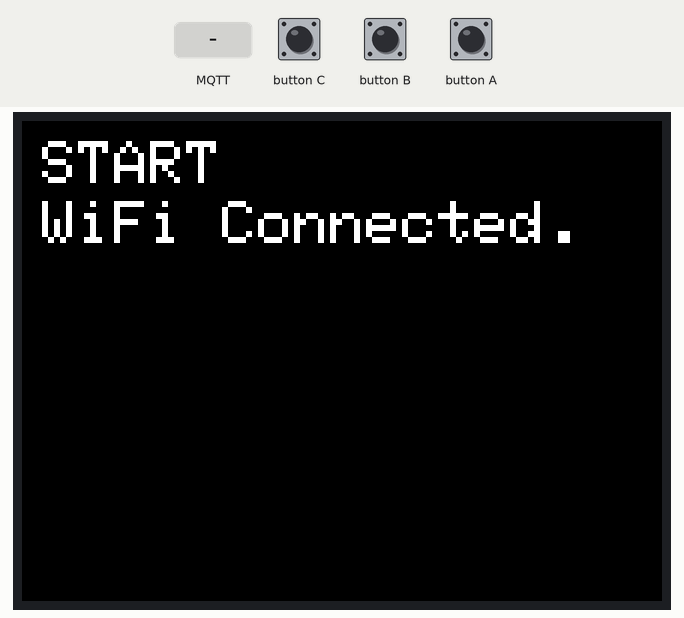
Bench run of a sketch on a simulated ESP32. Parts: 320×240 colour display. The test bench sets the inputs (shaded band). WiFi joins after 1.5 s; servers stay silent unless stated; EEPROM starts erased; no MQTT or app messages arrive unless stated; what the sketch prints to the serial monitor is not drawn.

Above: at 2.9 s.
3.0 s: button B pressed for 0.15 s
At 3.7 s:
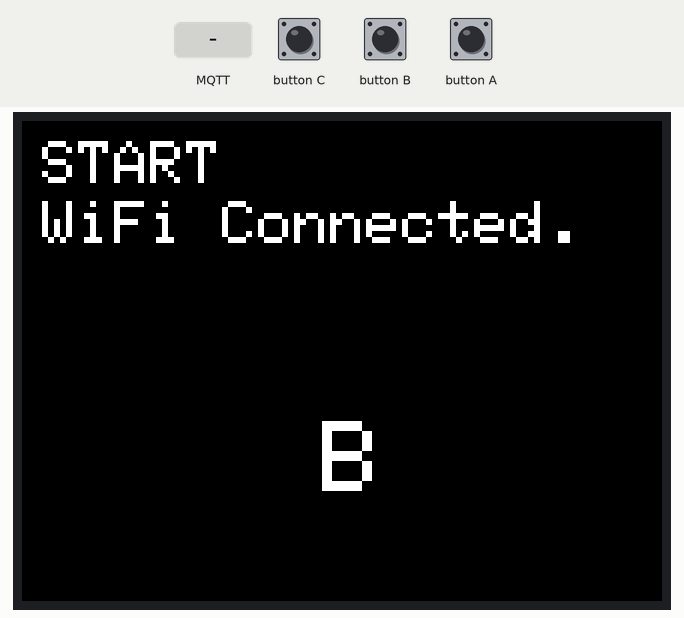
4.6 s: button C pressed for 0.15 s
At 5.9 s:
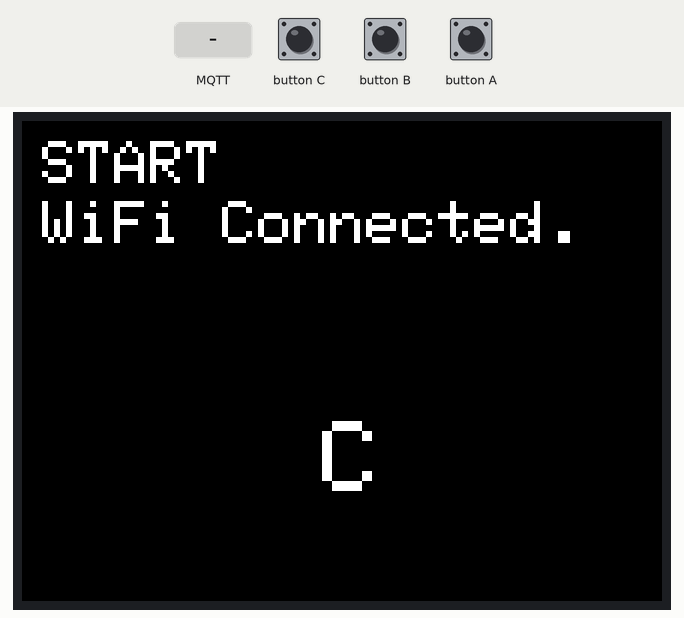
6.2 s: button A pressed for 0.15 s
At 7.3 s:
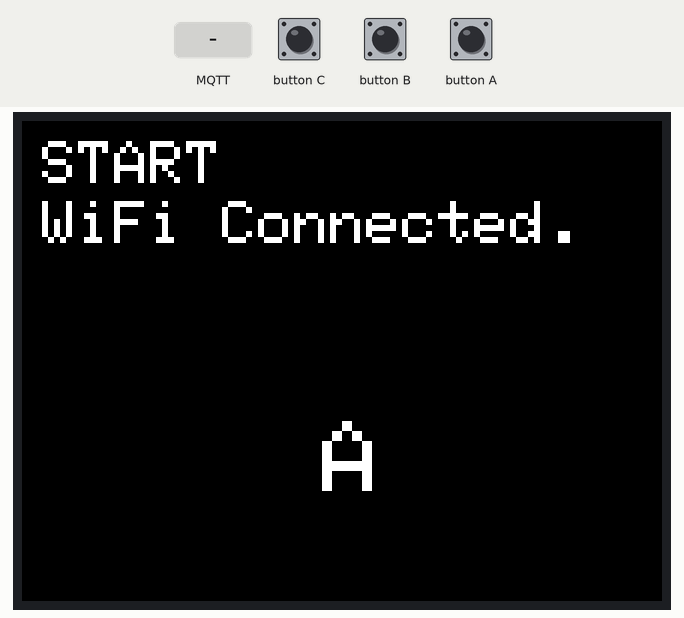
7.8 s: MQTT message "1" arrives on the first subscribed topic
At 9.0 s:
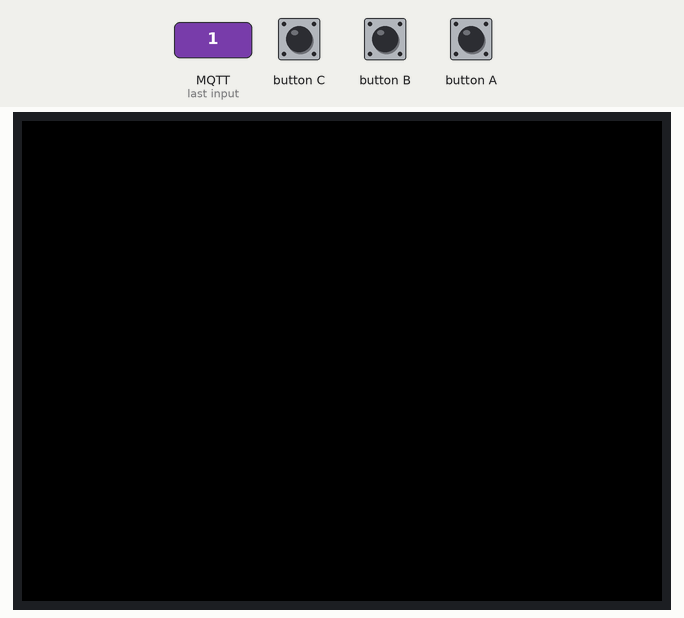
9.3 s: button C pressed for 1 s
At 10.9 s:
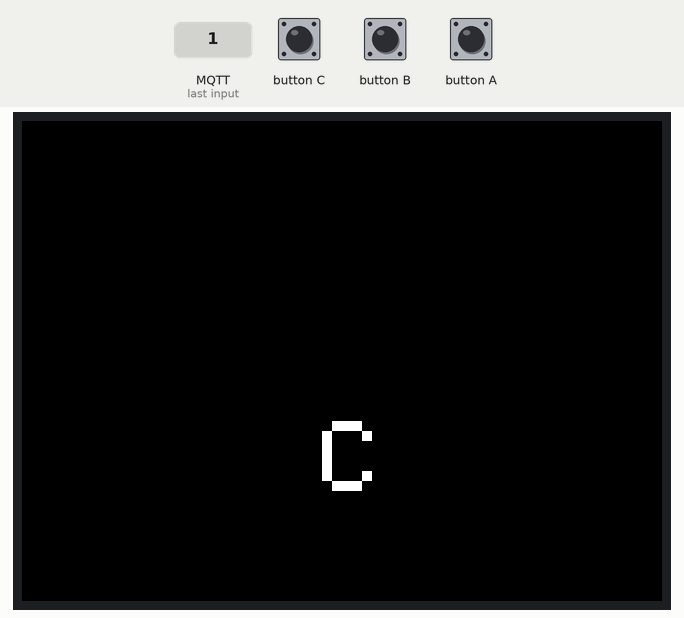
11.8 s: button B pressed for 1 s
At 14.0 s:
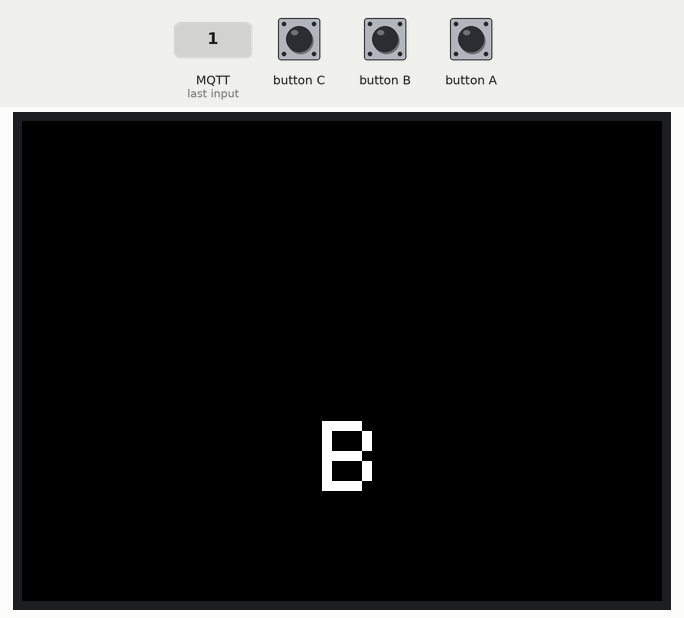
Timing chart, 0 to 15.3 s (numbered marks = the images above; inputs shaded):
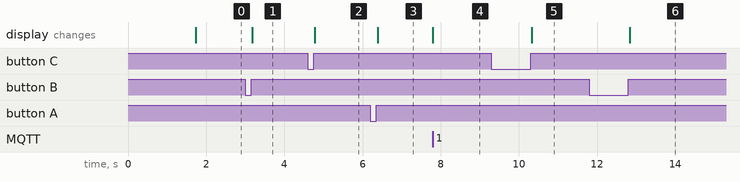

The sketch:

button_stst.ino
```cpp
#include <M5Stack.h>
#include <WiFi.h>
#include <WiFiClient.h>
#include <PubSubClient.h>
#include <Preferences.h>
#include <ArduinoJson.h>

// MQTT の接続先のIP
const char *endpoint = "10.0.1.4";  // 環境に合わせて編集すること

// MQTT のポート
const int port = 1883;
// デバイス ID. 機器ごとにユニークにします
// const char *deviceID = ("M5Stack-" + String(random(0xffff), HEX)).c_str();
const char *deviceID = "M5Stack";

// NODE=RED メッセージを知らせるトピック
const char *pubTopic = "/pub/M5Stack";
// NODE=RED メッセージを待つトピック
const char *subTopic = "/sub/M5Stack";

////////////////////////////////////////////////////////////////////////////////

WiFiClient  netClient;
PubSubClient mqttClient;
uint16_t bg_color = TFT_BLACK;

void setup() {
  Serial.begin(115200);

  // Initialize the M5Stack object
  M5.begin();

  // START
  M5.Lcd.fillScreen(bg_color);
  M5.Lcd.setCursor(10, 10);
  M5.Lcd.setTextColor(WHITE);
  M5.Lcd.setTextSize(3);
  M5.Lcd.printf("START");

  setup_network();

  connectMQTT();
}

void setup_network() {
  // Wi-Fi config store
  Preferences preferences;
  preferences.begin("wifi-config");
  String wifi_ssid = preferences.getString("WIFI_SSID");
  String wifi_password = preferences.getString("WIFI_PASSWD");

  Serial.println("Connecting to ");
  Serial.print(wifi_ssid);
  WiFi.begin(wifi_ssid.c_str(), wifi_password.c_str());

  while (WiFi.status() != WL_CONNECTED) {
    delay(500);
    Serial.print(".");
  }
  Serial.println("WiFi connected");
  Serial.println("IP address: ");
  Serial.println(WiFi.localIP());

  // WiFi Connected
  Serial.println("\nWiFi Connected.");
  M5.Lcd.setCursor(10, 40);
  M5.Lcd.setTextColor(WHITE);
  M5.Lcd.setTextSize(3);
  M5.Lcd.printf("WiFi Connected.");
}

void connectMQTT() {
  mqttClient.setServer(endpoint, port);
  mqttClient.setCallback(mqttCallback);
  mqttClient.setClient(netClient);

  while (!mqttClient.connected()) {
    Serial.println("Connected. MQTT");
    if (mqttClient.connect(deviceID)) {
      Serial.println("Connected. device");
      int qos = 0;
      mqttClient.subscribe(subTopic, qos);
      Serial.println("Subscribed.");
    } else {
      Serial.print("Failed. Error state=");
      Serial.print(mqttClient.state());
      // Wait 5 seconds before retrying
      delay(5000);
    }
  }
}

long messageSentAt = 0;
int count = 0;
char pubMessage[128];
int led, red, green, blue;

void mqttCallback (char* topic, byte* payload, unsigned int length) {

  String str = "";
  Serial.print("Received. topic=");
  Serial.println(topic);
  for (int i = 0; i < length; i++) {
    Serial.print((char)payload[i]);
    str += (char)payload[i];
  }
  Serial.print("\n");

  StaticJsonDocument<200> jsonDoc;
  auto error = deserializeJson(jsonDoc, str);

  // パースが成功したか確認する。失敗なら終了
  if (error) {
    Serial.print(F("deserializeJson() failed with code "));
    Serial.println(error.c_str());
    return;
  }

  // JSONデータを割りあて
  const char* message = jsonDoc["message"];
  led = jsonDoc["led"];
  red = jsonDoc["r"];
  green = jsonDoc["g"];
  blue = jsonDoc["b"];

  Serial.print("red = ");
  Serial.print(red);
  Serial.print(" green = ");
  Serial.println(green);
  Serial.print(" blue = ");
  Serial.println(blue);

  if ( led == 1 ) {
    // RGBカラー uint16_t に変換
    // uint16_t RGB = red << 11 | green << 5 | blue;
    bg_color = ((red >> 3) << 11) | ((green >> 2) << 5) | (blue >> 3);
    // 背景カラー反映
    M5.Lcd.fillRect(0, 0, 320, 240, bg_color);
    // テキスト反映
    M5.Lcd.setCursor(10, 120);
    M5.Lcd.setTextColor(WHITE);
    M5.Lcd.setTextSize(5);
    M5.Lcd.printf(message);
  } else {
    // 消灯
    bg_color = TFT_BLACK;
    M5.Lcd.fillScreen(bg_color);
  }

  delay(300);
}

void mqttLoop() {
  if (!mqttClient.connected()) {
    connectMQTT();
  }
  mqttClient.loop();
}

void show_and_send_message(const char * message) {
  Serial.println(message);
  M5.Lcd.fillRect(0, 90, 320, 100, bg_color);
  M5.Lcd.setTextSize(5);
  M5.Lcd.print(message);

  sprintf(pubMessage, "{\"count\": %d, \"button\": \"%s\"}", count++, message);
  mqttClient.publish(pubTopic, pubMessage);
  Serial.println("Published.");
  Serial.println(pubMessage);
}

void loop() {
  // 常にチェックして切断されたら復帰できるように
  mqttLoop();

  // update button state
  M5.update();
  M5.Lcd.setTextColor(WHITE);

  String button_status = "";
  M5.Lcd.setCursor(150, 150);
  // if you want to use Releasefor("was released for"), use .wasReleasefor(int time) below
  if (M5.BtnA.wasReleased()) {
    button_status = "A";
    show_and_send_message(button_status.c_str());
  } else if (M5.BtnB.wasReleased()) {
    button_status = "B";
    show_and_send_message(button_status.c_str());
  } else if (M5.BtnC.wasReleased()) {
    button_status = "C";
    show_and_send_message(button_status.c_str());
  } else if (M5.BtnB.wasReleasefor(700)) {
    button_status = "";
  }

  // 5秒ごとにメッセージを飛ばす
  long now = millis();
  if (now - messageSentAt > 5000) {
    messageSentAt = now;
    sprintf(pubMessage, "{\"count\": %d}", count++);
    Serial.print("Publishing message to topic ");
    Serial.println(pubTopic);
    Serial.println(pubMessage);
    mqttClient.publish(pubTopic, pubMessage);
    Serial.println("Published.");
  }
}
```

Measured:
- after the input at 3.0 s, the display: changes after 0.18 s (image 1)
- after the input at 4.6 s, the display: changes after 0.18 s (image 2)
- after the input at 6.2 s, the display: changes after 0.18 s (image 3)
- after the input at 7.8 s, the display: changes at once (image 4)
- after the input at 9.3 s, the display: changes after 1.0 s (image 5)
- after the input at 11.8 s, the display: changes after 1.0 s (image 6)
